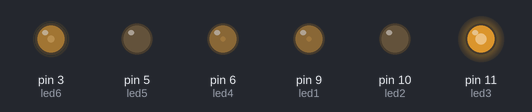
This sketch was run on a simulated Arduino Nano, built with avr-gcc and run on an emulated ATmega328P. Shown: output pins drawn as LEDs (lit = HIGH).

Above: at 0.15 s.
At 2.86 s:
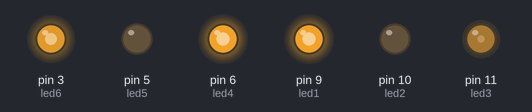
At 5.58 s:
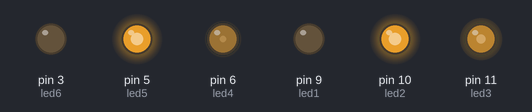
At 11.32 s:
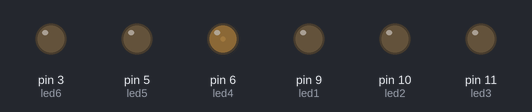
At 17.07 s:
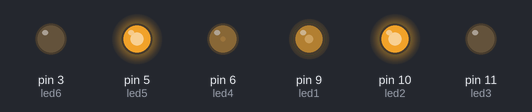
At 22.81 s:
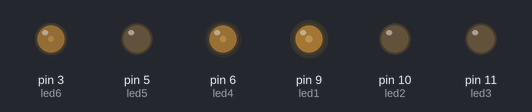
Timing chart, 0 to 22.8 s (numbered marks = the images above):
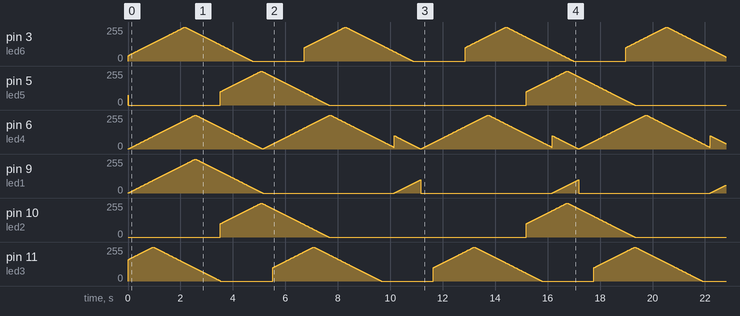

The sketch:

FireFlyJar-Continuous-0.1.ino
```cpp
/*
This is based on the Fade tutorial available at https://www.arduino.cc/en/tutorial/fade

I changed it a ton and since I'm not really a programmer it is not optimized at all.
I'm sure if a pro wanted to follow the same program they could make it much more elegant
But this does work, so there's that.

If you use this or redistribute it please give me a little shout out in the documentation.
dantodd@yahoo.com
*/

// Adjust these numbers to get the pattern you like.
// They control how long the lights stay off between flashes
int dark1_interval = 500;  // how long to keep LED1 dark before beginning next flash
int dark2_interval = 750;  // how long to keep LED1 dark before beginning next flash
int dark3_interval = 200;  // how long to keep LED1 dark before beginning next flash
int dark4_interval = 500;  // how long to keep LED1 dark before beginning next flash
int dark5_interval = 750;  // how long to keep LED1 dark before beginning next flash
int dark6_interval = 200;  // how long to keep LED1 dark before beginning next flash

// These are the pins to use for an Arduino Nano. You can use any PWM pin if you like.
int led1 = 9;             // LED1 is attached to pin D9
int led2 = 10;            // LED2 is attached to pin D10
int led3 = 11;            // LED3 is attached to pin D11
int led4 = 6;             // LED1 is attached to pin D6
int led5 = 5;            // LED2 is attached to pin D5
int led6 = 3;            // LED3 is attached to pin D3

int brightness1 = 0;      // how bright LED1 is at start
int brightness2 = 0;      // how bright LED2 is at start
int brightness3 = 160;    // how bright LED3 is at start
int brightness4 = 0;      // how bright LED4 is at start
int brightness5 = 75;      // how bright LED5 is at start
int brightness6 = 40;    // how bright LED6 is at start
int dark1 = 0;            // start with LED1 on
int dark2 = 400;          // start with LED2 in dark period
int dark3 = 0;            // start with LED3 on
int dark4 = 0;            // start with LED4 on
int dark5 = 400;          // start with LED5 in dark period
int dark6 = 0;            // start with LED on

// don't change these values as the flash timer may not work if fadeX doesn't hit exactly 0
int fade1 = 1;    // give a starting place for fading LED1
int fade2 = 1;    // give a starting place for fading LED2
int fade3 = 1;    // give a starting place for fading LED3
int fade4 = 1;    // give a starting place for fading LED4
int fade5 = 1;    // give a starting place for fading LED5
int fade6 = 1;    // give a starting place for fading LED6


// the setup routine runs once when you press reset:
void setup()  {
  // declare pin 9 to be an output:
  pinMode(led1, OUTPUT);
  pinMode(led2, OUTPUT);
  pinMode(led3, OUTPUT);
  pinMode(led4, OUTPUT);
  pinMode(led5, OUTPUT);
  pinMode(led6, OUTPUT);
}


// the loop routine runs over and over again forever:
void loop()  {
  // turn on LEDs:
  analogWrite(led1, brightness1);
  analogWrite(led2, brightness2);
  analogWrite(led3, brightness3);
  analogWrite(led4, brightness4);
  analogWrite(led5, brightness5);
  analogWrite(led6, brightness6);

  // change the brightness for next time through the loop:
  brightness1 = brightness1 + fade1;
  brightness2 = brightness2 + fade2;
  brightness3 = brightness3 + fade3;
  brightness4 = brightness4 + fade4;
  brightness5 = brightness5 + fade5;
  brightness6 = brightness6 + fade6;

  // reverse the direction of the fading at the ends of the fade:
  if (brightness1 == 0 || brightness1 == 255) {
    fade1 = -fade1 ;
  }
  if (brightness2 == 0 || brightness2 == 255) {
    fade2 = -fade2 ;
  }
  if (brightness3 == 0 || brightness3 == 255) {
    fade3 = -fade3 ;
  }
  if (brightness4 == 0 || brightness4 == 255) {
    fade4 = -fade4 ;
  }
  if (brightness5 == 0 || brightness5 == 255) {
    fade5 = -fade5 ;
  }
  if (brightness6 == 0 || brightness6 == 255) {
    fade6 = -fade6 ;
  }


  // If the LED is off this starts a process that keeps the LED off for "darkX_interval"
  if (brightness1 == 0){
    dark1 = 1;
  }
  if (brightness2 == 0){
    dark2 = 1;
  }
  if (brightness3 == 0){
    dark3 = 1;
  }
  if (brightness4 == 0){
    dark4 = 1;
  }
  if (brightness5 == 0){
    dark5 = 1;
  }
  if (brightness6 == 0){
    dark6 = 1;
  }


//  This group of statements keep the LEDs off (brightness = 0)  until darkX_interval cycles have passed,
//  then it turns the LED on at 100 (on a scale of 0-255). Starting at 100 gives a more realistic flash for a firefly
  if (dark1 != 0){
    dark1 = dark1 + 1 ;
    brightness1 = 0;
    if (dark1 >= dark1_interval){
      dark1 = 0 ;
      brightness1 = 100 ;
    }
  }

  if (dark2 != 0){
    dark2 = dark2 + 1 ;
    brightness2 = 0;
    if (dark2 >= dark2_interval){
      dark2 = 0 ;
      brightness2 = 100;
    }
  }

  if (dark3 != 0){
    dark3 = dark3 + 1 ;
    brightness3 = 0;
    if (dark3 >= dark3_interval){
      dark3 = 0 ;
      brightness3 = 100;
    }
  }
   if (dark4 != 0){
    dark4 = dark4 + 1 ;
    brightness1 = 0;
    if (dark4 >= dark4_interval){
      dark4 = 0 ;
      brightness4 = 100 ;
    }
  }

  if (dark5 != 0){
    dark5 = dark5 + 1 ;
    brightness5 = 0;
    if (dark5 >= dark5_interval){
      dark5 = 0 ;
      brightness5 = 100;
    }
  }

  if (dark6 != 0){
    dark6 = dark6 + 1 ;
    brightness6 = 0;
    if (dark6 >= dark6_interval){
      dark6 = 0 ;
      brightness6 = 100;
    }
  }

  delay (10);

}
```
